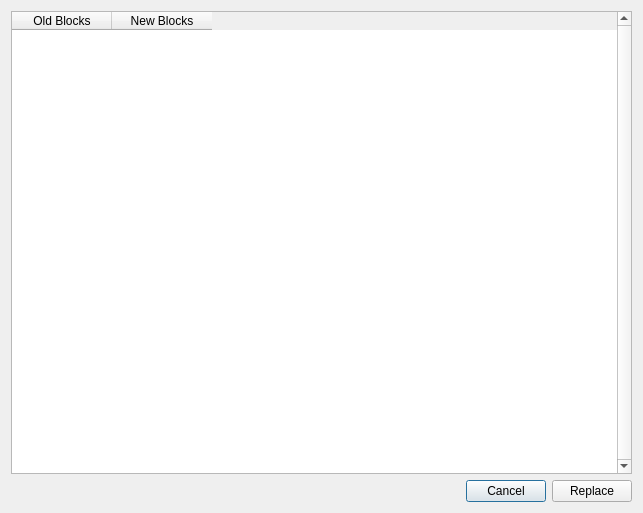
<?xml version="1.0" encoding="UTF-8"?>
<ui version="4.0">
 <class>replaceBlocksDialog</class>
 <widget class="QDialog" name="replaceBlocksDialog">
  <property name="geometry">
   <rect>
    <x>0</x>
    <y>0</y>
    <width>643</width>
    <height>513</height>
   </rect>
  </property>
  <property name="windowTitle">
   <string>Replace...</string>
  </property>
  <layout class="QVBoxLayout" name="verticalLayout">
   <item>
    <widget class="QTableWidget" name="tableWidget">
     <property name="verticalScrollBarPolicy">
      <enum>Qt::ScrollBarAlwaysOn</enum>
     </property>
     <property name="alternatingRowColors">
      <bool>true</bool>
     </property>
     <property name="selectionMode">
      <enum>QAbstractItemView::NoSelection</enum>
     </property>
     <attribute name="verticalHeaderVisible">
      <bool>false</bool>
     </attribute>
     <column>
      <property name="text">
       <string>Old Blocks</string>
      </property>
     </column>
     <column>
      <property name="text">
       <string>New Blocks</string>
      </property>
     </column>
    </widget>
   </item>
   <item>
    <layout class="QHBoxLayout" name="horizontalLayout">
     <item>
      <spacer name="horizontalSpacer">
       <property name="orientation">
        <enum>Qt::Horizontal</enum>
       </property>
       <property name="sizeHint" stdset="0">
        <size>
         <width>40</width>
         <height>20</height>
        </size>
       </property>
      </spacer>
     </item>
     <item>
      <widget class="QPushButton" name="pushButton_2">
       <property name="text">
        <string>Cancel</string>
       </property>
      </widget>
     </item>
     <item>
      <widget class="QPushButton" name="pushButton">
       <property name="text">
        <string>Replace</string>
       </property>
      </widget>
     </item>
    </layout>
   </item>
  </layout>
 </widget>
 <resources/>
 <connections>
  <connection>
   <sender>pushButton</sender>
   <signal>clicked()</signal>
   <receiver>replaceBlocksDialog</receiver>
   <slot>accept()</slot>
   <hints>
    <hint type="sourcelabel">
     <x>607</x>
     <y>495</y>
    </hint>
    <hint type="destinationlabel">
     <x>514</x>
     <y>421</y>
    </hint>
   </hints>
  </connection>
  <connection>
   <sender>pushButton_2</sender>
   <signal>clicked()</signal>
   <receiver>replaceBlocksDialog</receiver>
   <slot>reject()</slot>
   <hints>
    <hint type="sourcelabel">
     <x>499</x>
     <y>489</y>
    </hint>
    <hint type="destinationlabel">
     <x>251</x>
     <y>420</y>
    </hint>
   </hints>
  </connection>
 </connections>
</ui>
